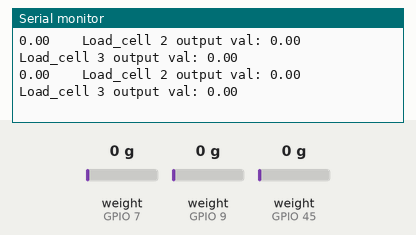
This sketch was run on a simulated ESP8266 (NodeMCU). Parts: the last lines printed to the serial monitor. Inputs (shaded band) come from the test bench; at power-on: weight on the scale (sensors on GPIO 7, GPIO 9, GPIO 45) 0 g.

Above: at 17.4 s.
17.5 s: weight on the scale (sensor on GPIO 7) set to 100 g
At 17.53 s:
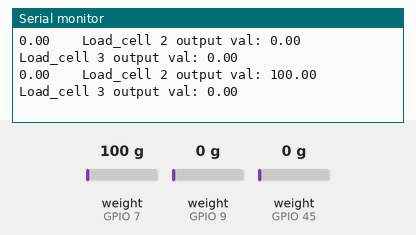
19.0 s: weight on the scale (sensor on GPIO 9) set to 100 g
At 19.03 s:
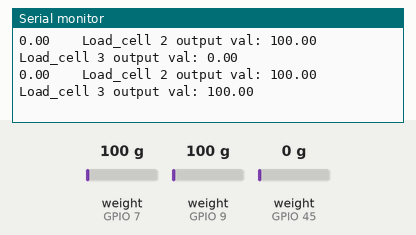
20.5 s: weight on the scale (sensor on GPIO 45) set to 100 g
At 20.54 s:
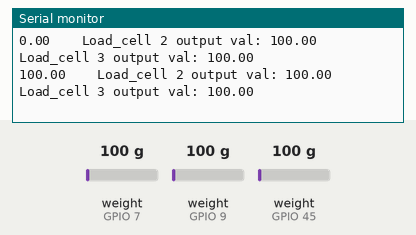
22.0 s: weight on the scale (sensor on GPIO 7) set to 1250 g
At 22.05 s:
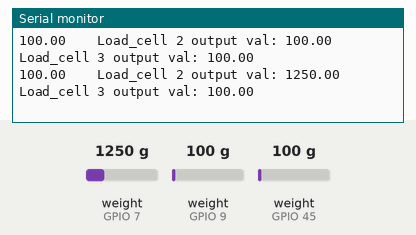
23.5 s: weight on the scale (sensor on GPIO 9) set to 1250 g
At 23.57 s:
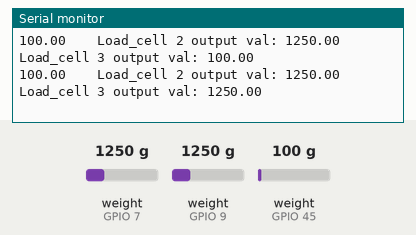
25.0 s: weight on the scale (sensor on GPIO 45) set to 1250 g
At 25.07 s:
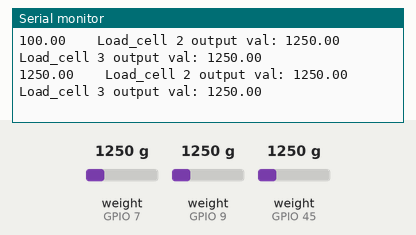
Timing chart, 0 to 27.5 s (numbered marks = the images above; inputs shaded):
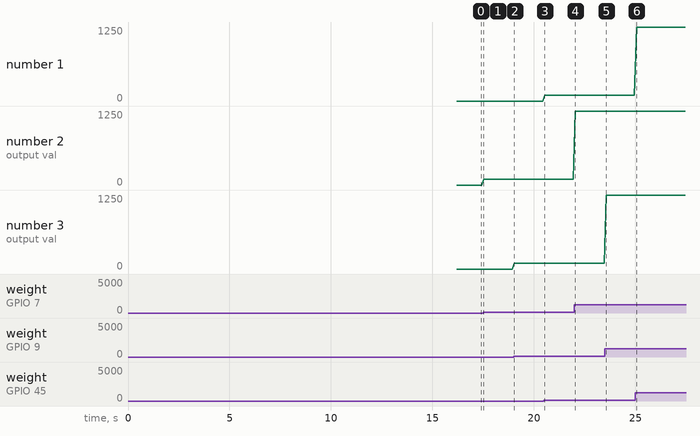

Measured:
- after the input at 17.5 s, the serial monitor: prints a new line at once (image 1)
- after the input at 19.0 s, the serial monitor: prints a new line at once (image 2)
- after the input at 20.5 s, the serial monitor: prints a new line at once (image 3)
- after the input at 22.0 s, the serial monitor: prints a new line after 0.05 s (image 4)
- after the input at 23.5 s, the serial monitor: prints a new line after 0.06 s (image 5)
- after the input at 25.0 s, the serial monitor: prints a new line after 0.06 s (image 6)
- plotted number 2: 0 → 100 after the input at 17.5 s, 100 → 1250 after the input at 22.0 s

The sketch:

HX711_script3.ino
```cpp
#include <HX711_ADC.h>
#if defined(ESP8266)|| defined(ESP32) || defined(AVR)
#include <EEPROM.h>
#endif

//pins:
const int HX711_dout_1 = 45; //mcu > HX711 no 1 dout pin
const int HX711_sck_1 = 44; //mcu > HX711 no 1 sck pin
const int HX711_dout_2 = 7; //mcu > HX711 no 2 dout pin
const int HX711_sck_2 = 8; //mcu > HX711 no 2 sck pin
const int HX711_dout_3 = 9; //mcu > HX711 no 3 dout pin
const int HX711_sck_3 = 10; //mcu > HX711 no 3 sck pin

//HX711 constructor (dout pin, sck pin)
HX711_ADC LoadCell_1(HX711_dout_1, HX711_sck_1); //HX711 1
HX711_ADC LoadCell_2(HX711_dout_2, HX711_sck_2); //HX711 2
HX711_ADC LoadCell_3(HX711_dout_3, HX711_sck_3); //HX711 3

//const int calVal_eepromAdress_1 = 0; // eeprom adress for calibration value load cell 1 (4 bytes)
//const int calVal_eepromAdress_2 = 4; // eeprom adress for calibration value load cell 2 (4 bytes)
unsigned long t = 0;

void setup() {
  Serial.begin(57600); delay(10);
  //Serial.println();
  //Serial.println("Starting...");

  float calibrationValue_1; // calibration value load cell 1
  float calibrationValue_2; // calibration value load cell 2
  float calibrationValue_3; // calibration value load cell 3

  calibrationValue_1 = 89.60; // uncomment this if you want to set this value in the sketch
  calibrationValue_2 = 91.12; // uncomment this if you want to set this value in the sketch
  calibrationValue_3 = 90.18; // uncomment this if you want to set this value in the sketch

  LoadCell_1.begin();
  LoadCell_2.begin();
  LoadCell_3.begin();

  unsigned long stabilizingtime = 5000; // tare preciscion can be improved by adding a few seconds of stabilizing time
  boolean _tare = true; //set this to false if you don't want tare to be performed in the next step
  byte loadcell_1_rdy = 0;
  byte loadcell_2_rdy = 0;
  byte loadcell_3_rdy = 0;
  while ((loadcell_1_rdy + loadcell_2_rdy + loadcell_3_rdy) < 3) { //run startup, stabilization and tare, both modules simultaniously
    if (!loadcell_1_rdy) loadcell_1_rdy = LoadCell_1.startMultiple(stabilizingtime, _tare);
    if (!loadcell_2_rdy) loadcell_2_rdy = LoadCell_2.startMultiple(stabilizingtime, _tare);
    if (!loadcell_3_rdy) loadcell_3_rdy = LoadCell_3.startMultiple(stabilizingtime, _tare);
  }
  if (LoadCell_1.getTareTimeoutFlag()) {
    Serial.println("Timeout, check MCU>HX711 no.1 wiring and pin designations");
  }
  if (LoadCell_2.getTareTimeoutFlag()) {
    Serial.println("Timeout, check MCU>HX711 no.2 wiring and pin designations");
  }
  if (LoadCell_3.getTareTimeoutFlag()) {
    Serial.println("Timeout, check MCU>HX711 no.3 wiring and pin designations");
  }
  LoadCell_1.setCalFactor(calibrationValue_1); // user set calibration value (float)
  LoadCell_2.setCalFactor(calibrationValue_2); // user set calibration value (float)
  LoadCell_3.setCalFactor(calibrationValue_2); // user set calibration value (float)
  //Serial.println("Startup is complete");
}

void loop() {
  static boolean newDataReady = 0;
  const int serialPrintInterval = 50; //increase value to slow down serial print activity

  // check for new data/start next conversion:
  if (LoadCell_1.update()) newDataReady = true;
  LoadCell_2.update();
  LoadCell_3.update();

  //set totalA, totalB, totalC to 0
  float totalA = 0;
  float totalB = 0;
  float totalC = 0;

  //get smoothed value from data set
  if ((newDataReady)) {
    if (millis() > t + serialPrintInterval) {
      //for (int i = 0; i < 10; i++) { // take 10 readings and obtain average
        float a = LoadCell_1.getData();
        float b = LoadCell_2.getData();
        float c = LoadCell_3.getData();
        //Serial.print("Load_cell 1 output val: ");
        Serial.print(a);
        Serial.print("    Load_cell 2 output val: ");
        Serial.print(b);
        Serial.print("    Load_cell 3 output val: ");
        Serial.println(c);
        //totalA = totalA + a;
        //totalB = totalB + b;
        //totalC = totalC + c;
        //delay(50);
      //}
      //float averageA = totalA/10;
      //float averageB = totalB/10;
      //float averageC = totalC/10;
      //float M  = (averageA + averageB + averageC); // mass of satellite
      float M = a + b + c; //mass of satellite
      //Serial.print("Mass of satellite(g): ");
      //Serial.println(M);
      //float yCoordinate = (averageB*103 + averageC*103 - averageA*206)/M; // y-coordinate of CG
      //float xCoordinate = (averageB*178.4 - averageC*178.4)/M; // x-coordinate of CG
      //Serial.print("Coordinates of CG(mm): (");
      //Serial.print(xCoordinate);
      //Serial.print(",");
      //Serial.print(yCoordinate);
      //Serial.println(")");
      newDataReady = 0;
      t = millis();
    }
  }

  // receive command from serial terminal, send 't' to initiate tare operation:
  if (Serial.available() > 0) {
    char inByte = Serial.read();
    if (inByte == 't') {
      LoadCell_1.tareNoDelay();
      LoadCell_2.tareNoDelay();
      LoadCell_3.tareNoDelay();
    }
  }

  //check if last tare operation is complete
  if (LoadCell_1.getTareStatus() == true) {
    //Serial.println("Tare load cell 1 complete");
  }
  if (LoadCell_2.getTareStatus() == true) {
    //Serial.println("Tare load cell 2 complete");
  }
  if (LoadCell_3.getTareStatus() == true) {
    //Serial.println("Tare load cell 3 complete");
  }

}
```
